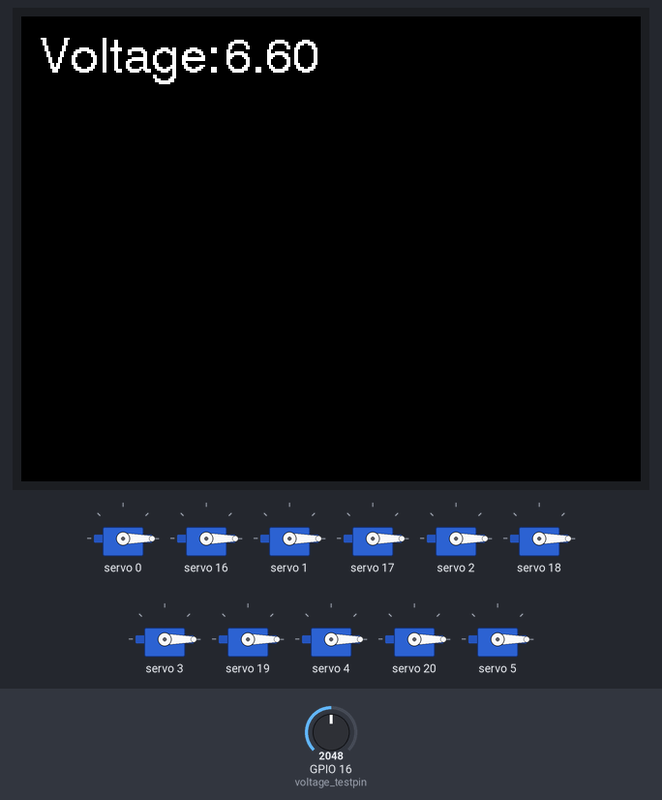
This sketch was run on a simulated ESP32. Shown: 320×240 colour display, 11 × servo. Inputs (shaded band) come from the test bench; at power-on: GPIO 16 (voltage_testpin) = 2048. What the sketch prints to the serial monitor is not drawn.

Above: at 10.5 s.
At 11.6 s:
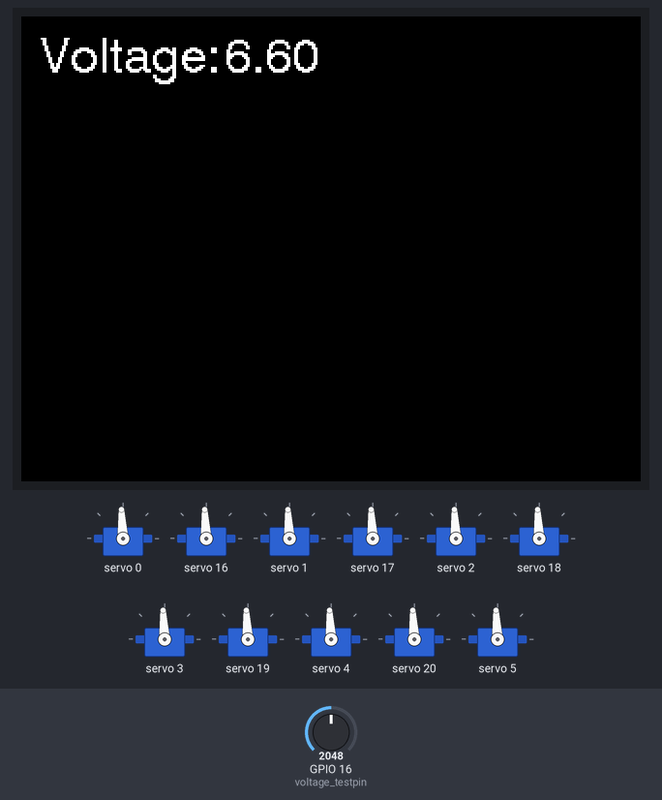
11.7 s: GPIO 16 (voltage_testpin) set to 2866
At 13.3 s:
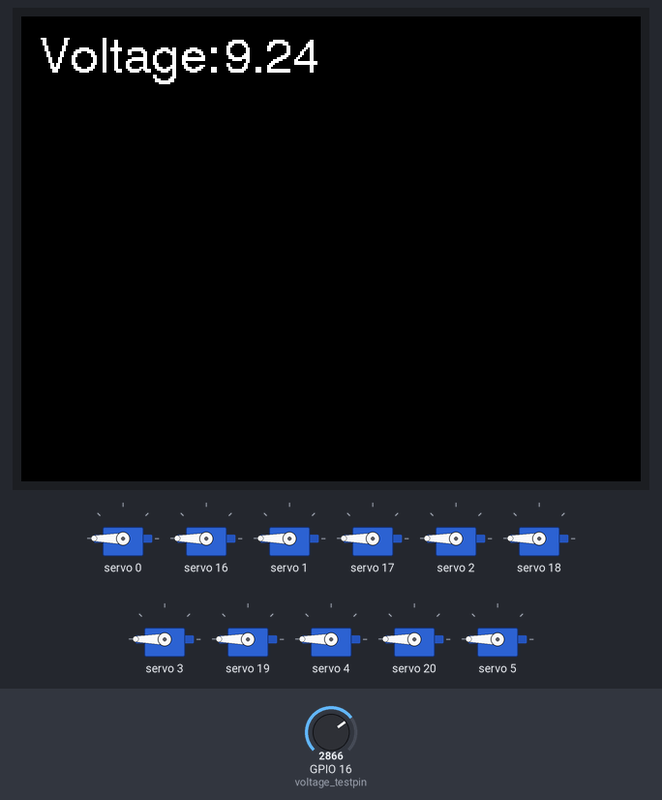
15.7 s: GPIO 16 (voltage_testpin) set to 3603
At 19.0 s:
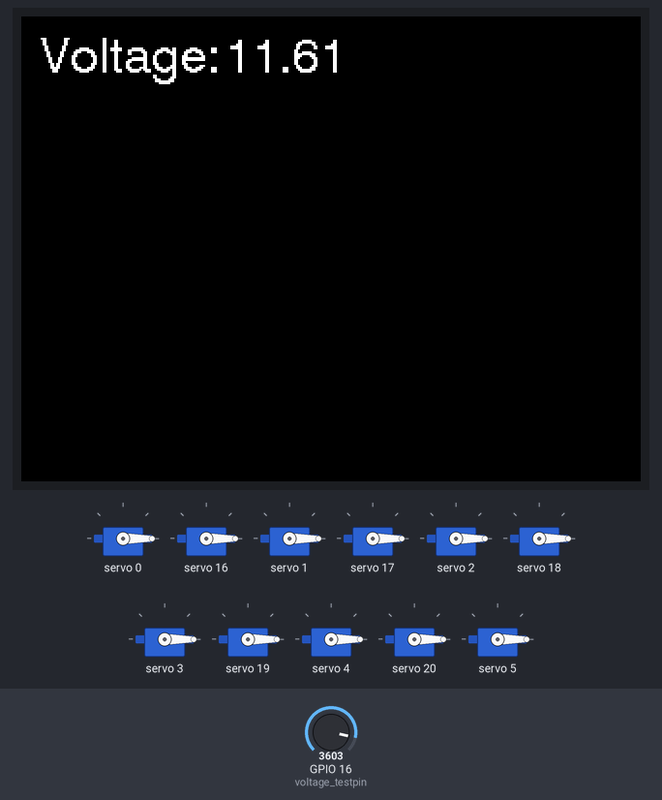
19.1 s: GPIO 16 (voltage_testpin) set to 4095
At 20.0 s:
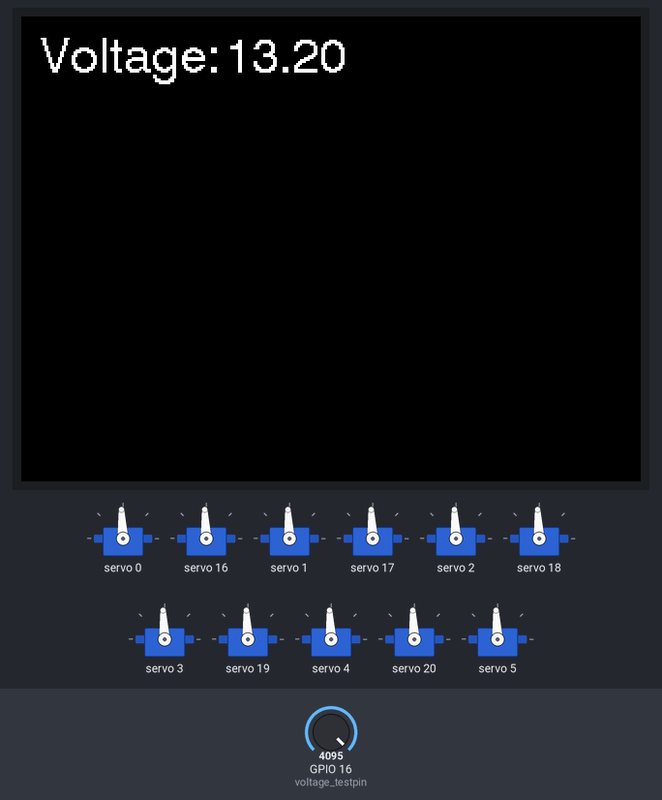
Timing chart, 0 to 28.1 s (numbered marks = the images above; inputs shaded):
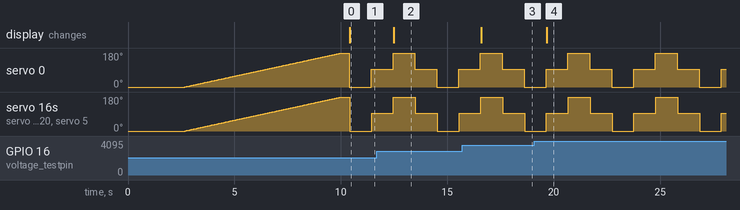

Measured:
- after the input at 11.7 s, the display: changes after 0.78 s (image 2)
- after the input at 15.7 s, the display: changes after 0.89 s (image 3)
- after the input at 19.1 s, the display: changes after 0.57 s (image 4)

The sketch:

VoltageTest_Display.ino
```cpp
/*******************************************************
   Baize_ServoDriver_esp32
   功能：测试显示屏
   引脚：MOSI:21   CLK:18   RS:12   RES:13   CS:5   BLK:15
   Designer: Allen
   E-mail:953598974@qq.com
   Date:2022-08-22
*******************************************************/

#include <Wire.h>
#include <Adafruit_PWMServoDriver.h>
#include <SPI.h>
#include <TFT_eSPI.h>

TFT_eSPI TFT = TFT_eSPI();

Adafruit_PWMServoDriver pwm = Adafruit_PWMServoDriver();
Adafruit_PWMServoDriver pwm1 = Adafruit_PWMServoDriver(0x41);

#define SERVOMIN  102               //0.5/20 * 4096 = 102
#define SERVOMID  307               //(102+512)/2=307
#define SERVOMAX  512               //2.5/20 * 4096 = 512
//pcb板测试时，如果是2S的锂电池供电，则以此电压为阈值，低于此电压时，不再驱动舵机运动，保护电池。
int voltage_testpin = 16;
float vol = 0.0;

void setup() {
  TFT.init();
  TFT.setRotation(3);
  TFT.fillScreen(TFT_BLACK);
  TFT.initDMA();

  Serial.begin(115200);
  Serial.println();
  Serial.println("16 channel Servo test!");

  pwm.begin();
  pwm1.begin();
  pwm.setPWMFreq(50);  // Analog servos run at ~50 Hz updates
  pwm1.setPWMFreq(50);  // Analog servos run at ~50 Hz updates

  delay(200);
  for(int i=0;i<16;i++)
  {
    pwm.setPWM(i, 0, SERVOMIN); // 驱动32路舵机转到0度
    pwm1.setPWM(i, 0, SERVOMIN);// 驱动32路舵机转到0度
  }
  delay(2000);
  for (uint16_t pulselen = SERVOMIN; pulselen < SERVOMAX; pulselen++) {
        for(int i=0;i<16;i++)
        {
          pwm.setPWM(i, 0, pulselen);
          pwm1.setPWM(i, 0, pulselen);
        }
        delayMicroseconds(200);
  }
}

void loop() {
     //全部舵机转到0度
        for(int i=0;i<16;i++)
        {
          pwm.setPWM(i, 0, SERVOMIN);
          pwm1.setPWM(i, 0, SERVOMIN);
        }
        delayMicroseconds(200);
        vol = float(analogRead(voltage_testpin))/4095.0*3.3*4.0;
        TFT.setCursor(10, 10, 4);//前俩参数是位置(横纵坐标),第三个参数是字体大小
        TFT.setTextColor(TFT_WHITE, TFT_BLACK);
        TFT.println("Voltage:\n");
        TFT.setCursor(105, 10, 4);//前俩参数是位置(横纵坐标),第三个参数是字体大小
        TFT.setTextColor(TFT_WHITE, TFT_BLACK);
        TFT.println(vol);
        delay(1000);

  //全部舵机转到90度
        for(int i=0;i<16;i++)
        {
          pwm.setPWM(i, 0, SERVOMID);
          pwm1.setPWM(i, 0, SERVOMID);
        }
        delayMicroseconds(200);
        vol = float(analogRead(voltage_testpin))/4095.0*3.3*4.0;
        TFT.setCursor(10, 10, 4);//前俩参数是位置(横纵坐标),第三个参数是字体大小
        TFT.setTextColor(TFT_WHITE, TFT_BLACK);
        TFT.println("Voltage:\n");
        TFT.setCursor(105, 10, 4);//前俩参数是位置(横纵坐标),第三个参数是字体大小
        TFT.setTextColor(TFT_WHITE, TFT_BLACK);
        TFT.println(vol);
        delay(1000);

  //全部舵机转到180度
        for(int i=0;i<16;i++)
        {
          pwm.setPWM(i, 0, SERVOMAX);
          pwm1.setPWM(i, 0, SERVOMAX);
        }
        delayMicroseconds(200);
        vol = float(analogRead(voltage_testpin))/4095.0*3.3*4.0;
        TFT.setCursor(10, 10, 4);//前俩参数是位置(横纵坐标),第三个参数是字体大小
        TFT.setTextColor(TFT_WHITE, TFT_BLACK);
        TFT.println("Voltage:\n");
        TFT.setCursor(105, 10, 4);//前俩参数是位置(横纵坐标),第三个参数是字体大小
        TFT.setTextColor(TFT_WHITE, TFT_BLACK);
        TFT.println(vol);
        delay(1000);

  //全部舵机转到90度
        for(int i=0;i<16;i++)
        {
          pwm.setPWM(i, 0, SERVOMID);
          pwm1.setPWM(i, 0, SERVOMID);
        }
        delayMicroseconds(200);
        vol = float(analogRead(voltage_testpin))/4095.0*3.3*4.0;
        TFT.setCursor(10, 10, 4);//前俩参数是位置(横纵坐标),第三个参数是字体大小
        TFT.setTextColor(TFT_WHITE, TFT_BLACK);
        TFT.println("Voltage:\n");
        TFT.setCursor(105, 10, 4);//前俩参数是位置(横纵坐标),第三个参数是字体大小
        TFT.setTextColor(TFT_WHITE, TFT_BLACK);
        TFT.println(vol);
        delay(1000);

}
```
